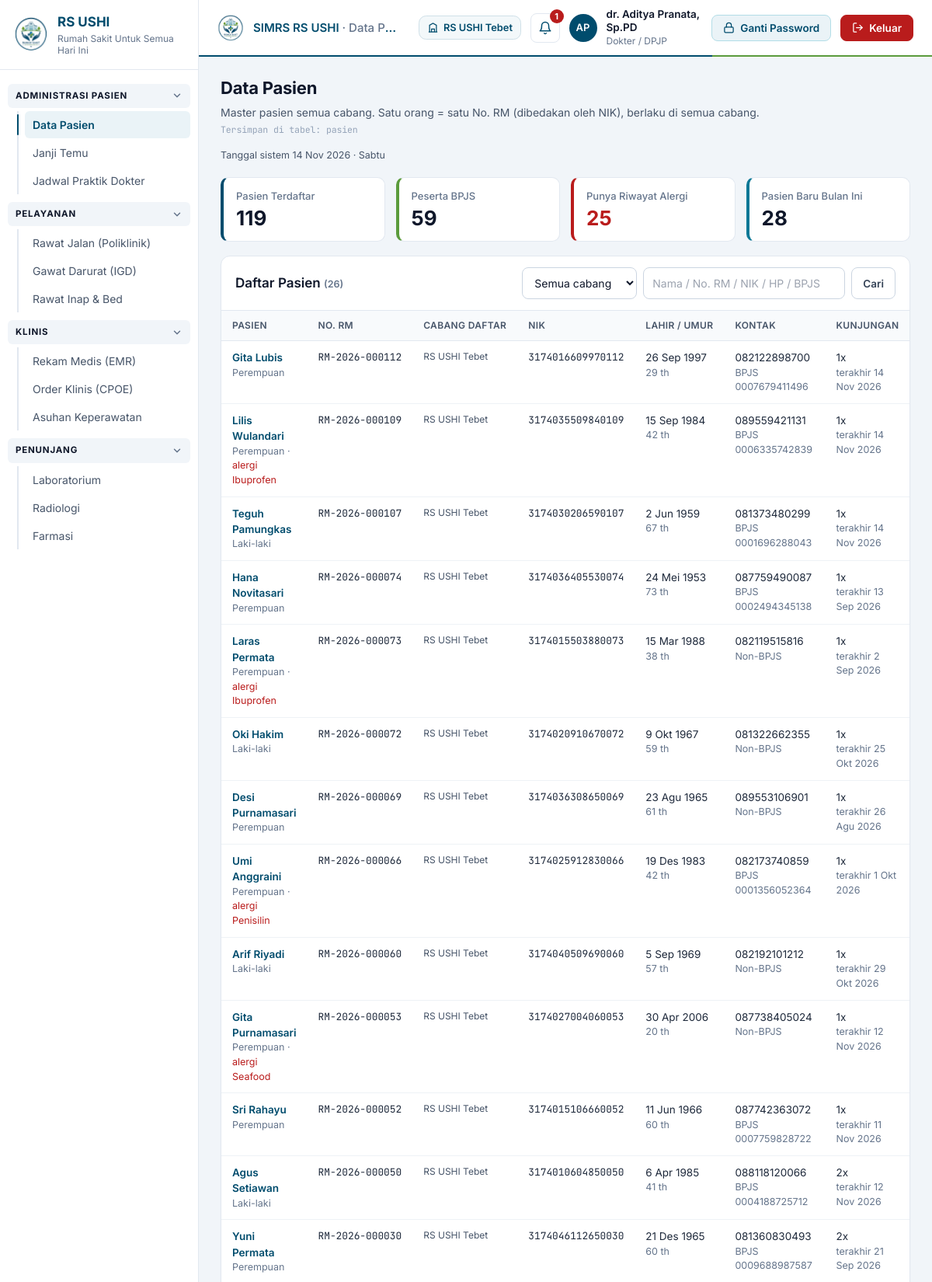
Page /registrasi/pasien.php (signed in, upper part) on the committed database.
### tables this page shows
CREATE TABLE konfigurasi_rs (
    id                  INT UNSIGNED  NOT NULL AUTO_INCREMENT PRIMARY KEY,
    kode                VARCHAR(10)   NOT NULL UNIQUE,             
    jenis               ENUM('Pusat','Cabang') NOT NULL,
    id_pusat            INT UNSIGNED  NULL,                        
    nama_rs             VARCHAR(150)  NOT NULL,                    
    singkatan           VARCHAR(30)   NOT NULL,                    
    nama_cabang         VARCHAR(60)   NOT NULL,                    
    slogan              VARCHAR(150)  NULL,
    alamat              VARCHAR(255)  NOT NULL,
    kota                VARCHAR(60)   NOT NULL,
    telepon             VARCHAR(20)   NOT NULL,                    
    telepon_igd         VARCHAR(20)   NOT NULL,
    email               VARCHAR(100)  NULL,
    kode_faskes         VARCHAR(20)   NOT NULL UNIQUE,             
    lokasi_igd          VARCHAR(100)  NOT NULL,                    
    jam_besuk           VARCHAR(100)  NOT NULL,
    batas_persetujuan_asuransi DECIMAL(12,2) NOT NULL DEFAULT 1000000,   
    aktif               TINYINT(1)    NOT NULL DEFAULT 1,
    CONSTRAINT chk_rs_batas CHECK (batas_persetujuan_asuransi >= 0),
    CONSTRAINT chk_rs_pusat CHECK ((jenis = 'Pusat' AND id_pusat IS NULL) OR (jenis = 'Cabang' AND id_pusat IS NOT NULL)),
    FOREIGN KEY (id_pusat) REFERENCES konfigurasi_rs(id)
);

CREATE TABLE pasien (
    id                    INT UNSIGNED NOT NULL AUTO_INCREMENT PRIMARY KEY,
    nomor_rm              VARCHAR(20)  NOT NULL UNIQUE,            
    nama_lengkap          VARCHAR(150) NOT NULL,
    nik                   CHAR(16)     NOT NULL UNIQUE,
    tanggal_lahir         DATE         NOT NULL,
    jenis_kelamin         ENUM('L','P') NOT NULL,
    golongan_darah        ENUM('A','B','AB','O','?') NOT NULL DEFAULT '?',
    alamat                VARCHAR(255) NOT NULL,
    no_hp                 VARCHAR(15)  NOT NULL,
    no_bpjs               CHAR(13)     NULL UNIQUE,
    alergi                VARCHAR(255) NULL,
    id_rs_daftar          INT UNSIGNED NULL,                       
    dibuat_oleh           INT UNSIGNED NULL,                       
     
    username              VARCHAR(50)  NULL UNIQUE,
    password              VARCHAR(255) NULL,
    akun_aktif            TINYINT(1)   NOT NULL DEFAULT 1,
    gagal_login           TINYINT UNSIGNED NOT NULL DEFAULT 0,
    kunci_sampai          DATETIME     NULL,
    login_terakhir        DATETIME     NULL,
    created_at            TIMESTAMP    NOT NULL DEFAULT CURRENT_TIMESTAMP,
    CONSTRAINT chk_pasien_rm   CHECK (nomor_rm REGEXP '^RM-[0-9]{4}-[0-9]{6}$'),
    CONSTRAINT chk_pasien_nik  CHECK (nik REGEXP '^[0-9]{16}$'),
    CONSTRAINT chk_pasien_hp   CHECK (no_hp REGEXP '^(08|[+]628|628)[0-9]{8,11}$'),
    CONSTRAINT chk_pasien_bpjs CHECK (no_bpjs IS NULL OR no_bpjs REGEXP '^[0-9]{13}$'),
    CONSTRAINT chk_pasien_user CHECK (username IS NULL OR username REGEXP '^[a-z0-9._]{3,50}$'),
    CONSTRAINT chk_pasien_akun CHECK ((username IS NULL AND password IS NULL) OR (username IS NOT NULL AND password IS NOT NULL)),
    FOREIGN KEY (id_rs_daftar) REFERENCES konfigurasi_rs(id) ON DELETE SET NULL,
    FOREIGN KEY (dibuat_oleh)  REFERENCES pegawai(id) ON DELETE SET NULL
);

### registrasi/pasien.php (the view, shortened to what the rows shown need)
<?php
wajib_akses('registrasi');
$pdo = getPDO();
$bisa_ubah = boleh('registrasi', true) && role_is('pendaftaran', 'supervisorreg');
    ?>
    <?php tampil_footer();
$hal = max(1, (int) get('hal', '1'));
$per = 25;
$where = ' WHERE 1=1' . sql_pasien_dokter('id');
$par = [];
$s = $pdo->prepare("SELECT COUNT(*) FROM pasien$where");
$s->execute($par);
$total = (int) $s->fetchColumn();
$s = $pdo->prepare("SELECT p.*, (SELECT COUNT(*) FROM kunjungan k WHERE k.id_pasien = p.id) AS jml_kunjungan, (SELECT MAX(tanggal) FROM kunjungan k WHERE k.id_pasien = p.id) AS terakhir
                    FROM pasien p$where ORDER BY p.id DESC LIMIT $per OFFSET " . (($hal - 1) * $per));
$s->execute($par);
$rows = $s->fetchAll();
tampil_header('Data Pasien', 'Master pasien semua cabang. Satu orang = satu No. RM (dibedakan oleh NIK), berlaku di semua cabang.', $bisa_ubah ? '<a href="pendaftaran.php" class="btn btn-primary">+ Pendaftaran</a>' : '');
?>
<div class="card">
  <div class="tbl-wrap"><table class="tbl"><thead><tr><th>Pasien</th><th>No. RM</th><th>Cabang daftar</th><th>NIK</th><th>Lahir / Umur</th><th>Kontak</th><th>Kunjungan</th><th></th></tr></thead><tbody>
  <?php foreach ($rows as $r): ?>
    <tr><td><a href="?id=<?= $r['id'] ?>" class="pname hover:underline"><?= aman($r['nama_lengkap']) ?></a><div class="muted"><?= jk($r['jenis_kelamin']) ?><?= $r['alergi'] ? ' · <span class="text-red-700">alergi ' . aman($r['alergi']) . '</span>' : '' ?></div></td>
      <td class="mono"><?= aman($r['nomor_rm']) ?></td><td class="col-cabang"><?= aman(nama_cabang($r['id_rs_daftar'] ? (int) $r['id_rs_daftar'] : null)) ?></td><td class="mono"><?= aman($r['nik']) ?></td><td><?= tgl($r['tanggal_lahir']) ?><div class="muted"><?= umur($r['tanggal_lahir']) ?></div></td>
      <td><?= aman($r['no_hp']) ?><div class="muted"><?= $r['no_bpjs'] ? 'BPJS ' . aman($r['no_bpjs']) : 'Non-BPJS' ?></div></td>
      <td><?= (int) $r['jml_kunjungan'] ?>x<div class="muted"><?= $r['terakhir'] ? 'terakhir ' . tgl($r['terakhir']) : '-' ?></div></td>
      <td class="num"><a href="?id=<?= $r['id'] ?>" class="btn btn-secondary btn-sm">Detail</a></td></tr>
  <?php endforeach; ?>
  </tbody></table></div>
</div>
<?php tampil_footer();

### includes/layout.php (shortened to what the rows shown need)
<?php
function hitung_notifikasi(): array
{
    $pdo = getPDO();
    $q = fn(string $sql, array $p = []) => (function () use ($pdo, $sql, $p) {
        $s = $pdo->prepare($sql);
        $s->execute($p);
        return (int) $s->fetchColumn();
    })();
    try {
        switch (role()) {
            case 'dokter':
                return ['Laporan perawat belum dibaca' => [$q("SELECT COUNT(*) FROM rekam_medis c JOIN rawat_inap r ON r.id_kunjungan=c.id_kunjungan WHERE c.jenis_catatan='Lapor DPJP' AND c.dibaca_dpjp=0 AND r.status='Aktif' AND r.id_dokter=?", [uid()]), 'rawat_inap/ranap.php', 'rawat_inap'],
                        'Pasien siap diperiksa' => [$q("SELECT COUNT(*) FROM kunjungan WHERE tanggal=CURDATE() AND status='Dipanggil' AND id_dokter=?", [uid()]), 'rawat_jalan/antrian.php', 'rawat_jalan']];
        }
    } catch (Throwable $e) {
    }
    return [];
}
function menu_aktif(string $item_url): bool
{
    $path = parse_url($item_url, PHP_URL_PATH);
    $script = str_replace('\\', '/', $_SERVER['SCRIPT_NAME'] ?? '');
    if (!str_ends_with($script, '/' . $path)) return false;
    return true;
}
function tampil_header(string $judul, string $sub = '', string $aksi = ''): void
{
    $u = user();
    $nama_rs = konfig('nama_rs', null, 'Rumah Sakit Untuk Semua Hari Ini');
    $singkat = konfig('singkatan', null, 'RS USHI');
    $notif = $u ? hitung_notifikasi() : [];
    $total_notif = array_sum(array_column($notif, 0));
    ?>
<!DOCTYPE html>
<html lang="id">
<head>
<script src="https://cdn.tailwindcss.com"></script>
<link rel="stylesheet" href="<?= url('assets/app.css') ?>">
</head>
<body class="app-body">
<?php if ($u): ?>
<aside id="sidebar" class="sidebar">
    <a href="<?= url(BERANDA_ROLE[role()] ?? 'dashboard.php') ?>" class="side-brand">
        <img src="<?= url('assets/logo.png') ?>" alt="Logo <?= aman($singkat) ?>">
        <div><b><?= aman($singkat) ?></b><small><?= aman($nama_rs) ?></small></div>
    </a>
    <nav class="side-nav">
    <?php foreach (MENU as $grup => $items):
        $tampil = array_filter($items, fn($i) => ($i[0] === '*' && role_is('admin')) || ($i[0] !== '*' && boleh($i[0], !empty($i[3]))));
        if (!$tampil) continue; ?>
        <?php if ($grup === 'Utama'): foreach ($tampil as $i): ?>
            <a href="<?= url($i[2]) ?>" class="side-home<?= menu_aktif($i[2]) ? ' active' : '' ?>"><?= aman($i[1]) ?></a>
        <?php endforeach; else: ?>
        <details class="side-sec" open>
            <summary class="side-group"><span><?= aman($grup) ?></span><svg width="14" height="14" viewBox="0 0 24 24" fill="none" stroke="currentColor" stroke-width="2.5" stroke-linecap="round" stroke-linejoin="round" aria-hidden="true"><path d="m6 9 6 6 6-6"/></svg></summary>
            <div class="side-items">
            <?php foreach ($tampil as $i): ?>
                <a href="<?= url($i[2]) ?>" class="side-link<?= menu_aktif($i[2]) ? ' active' : '' ?>"><?= aman($i[1]) ?></a>
            <?php endforeach; ?>
            </div>
        </details>
        <?php endif; ?>
    <?php endforeach; ?>
    </nav>
</aside>
<div class="shell">
<header class="topbar no-print">
    <div class="flex items-center gap-3 min-w-0">
        <img src="<?= url('assets/logo.png') ?>" class="top-logo" alt="">
        <div class="top-title">SIMRS <?= aman($singkat) ?><span class="hidden md:inline"> · <?= aman($judul) ?></span></div>
    </div>
    <?php if (($u['jenis'] ?? '') === 'pegawai'): ?>
    <?php if (lintas_cabang()): ?>
        <form method="get" class="cabang-pilih" title="Cabang yang ditampilkan">
            <?php foreach ($_GET as $gk => $gv) if ($gk !== '_rs' && is_string($gv)) echo '<input type="hidden" name="' . aman($gk) . '" value="' . aman($gv) . '">'; ?>
            <svg width="15" height="15" viewBox="0 0 24 24" fill="none" stroke="currentColor" stroke-width="2" aria-hidden="true"><path d="M3 21h18M5 21V7l7-4 7 4v14M9 21v-6h6v6"/></svg>
            <select name="_rs" onchange="this.form.submit()" aria-label="Pilih cabang"><?= opsi([0 => 'Semua cabang'] + array_map(fn($c) => $c['singkatan'] . ' ' . $c['nama_cabang'] . ($c['jenis'] === 'Pusat' ? ' (Pusat)' : ''), daftar_cabang()), rs_aktif()) ?></select>
        </form>
    <?php else: ?>
        <span class="cabang-pilih" title="Cabang tempat Anda bertugas"><svg width="15" height="15" viewBox="0 0 24 24" fill="none" stroke="currentColor" stroke-width="2" aria-hidden="true"><path d="M3 21h18M5 21V7l7-4 7 4v14M9 21v-6h6v6"/></svg><?= aman(nama_cabang(rs_user())) ?></span>
    <?php endif; endif; ?>
    <div class="flex items-center gap-2 sm:gap-3">
        <details class="notif">
            <summary title="Notifikasi" aria-label="Notifikasi"><svg width="18" height="18" viewBox="0 0 24 24" fill="none" stroke="currentColor" stroke-width="2" stroke-linecap="round" stroke-linejoin="round" aria-hidden="true"><path d="M6 8a6 6 0 0 1 12 0c0 7 3 9 3 9H3s3-2 3-9"/><path d="M10.3 21a1.94 1.94 0 0 0 3.4 0"/></svg><?php if ($total_notif): ?><span class="bubble"><?= $total_notif ?></span><?php endif; ?></summary>
        </details>
        <div class="avatar"><?= aman(inisial($u['nama'])) ?></div>
        <div class="identity hidden sm:block"><b><?= aman($u['nama']) ?></b><small><?= aman($u['role_nama']) ?></small></div>
        <a href="<?= url('password.php') ?>" class="btn btn-akun hidden lg:inline-flex"><svg width="15" height="15" viewBox="0 0 24 24" fill="none" stroke="currentColor" stroke-width="2" stroke-linecap="round" stroke-linejoin="round" aria-hidden="true"><rect x="3" y="11" width="18" height="11" rx="2"/><path d="M7 11V7a5 5 0 0 1 10 0v4"/></svg>Ganti Password</a>
        <a href="<?= url('logout.php') ?>" class="btn btn-keluar" data-confirm-link="Keluar dari SIMRS?"><svg width="15" height="15" viewBox="0 0 24 24" fill="none" stroke="currentColor" stroke-width="2" stroke-linecap="round" stroke-linejoin="round" aria-hidden="true"><path d="M9 21H5a2 2 0 0 1-2-2V5a2 2 0 0 1 2-2h4"/><path d="M16 17l5-5-5-5"/><path d="M21 12H9"/></svg>Keluar</a>
    </div>
</header>
<main class="content">
<?php endif; ?>
    <div class="page-head no-print">
        <div>
            <h1><?= aman($judul) ?></h1>
        </div>
    </div>
    <?php endforeach; ?></div><?php endif;
}
function tampil_footer(): void
{
    ?>
</main>
</div>
</body>
</html>
<?php
}

### rows in the picture
konfigurasi_rs: singkatan "RS USHI", nama_rs "Rumah Sakit Untuk Semua Hari Ini", aman(nama_cabang(rs_user())) "RS USHI Tebet"
pasien: nama_lengkap "Gita Lubis", jenis_kelamin "Perempuan", nomor_rm "RM-2026-000112", id_rs_daftar.nama_cabang "RS USHI Tebet", nik "3174016609970112", tanggal_lahir "26 Sep 1997", tanggal_lahir "29 th", no_hp "082122898700", no_bpjs "0007679411496", jml_kunjungan "1", terakhir "14 Nov 2026"
pasien: nama_lengkap "Lilis Wulandari", jenis_kelamin "Perempuan", alergi "Ibuprofen", nomor_rm "RM-2026-000109", id_rs_daftar.nama_cabang "RS USHI Tebet", nik "3174035509840109", tanggal_lahir "15 Sep 1984", tanggal_lahir "42 th", no_hp "089559421131", no_bpjs "0006335742839", jml_kunjungan "1", terakhir "14 Nov 2026"
pasien: nama_lengkap "Teguh Pamungkas", jenis_kelamin "Laki-laki", nomor_rm "RM-2026-000107", id_rs_daftar.nama_cabang "RS USHI Tebet", nik "3174030206590107", tanggal_lahir "2 Jun 1959", tanggal_lahir "67 th", no_hp "081373480299", no_bpjs "0001696288043", jml_kunjungan "1", terakhir "14 Nov 2026"
pasien: nama_lengkap "Hana Novitasari", jenis_kelamin "Perempuan", nomor_rm "RM-2026-000074", id_rs_daftar.nama_cabang "RS USHI Tebet", nik "3174036405530074", tanggal_lahir "24 Mei 1953", tanggal_lahir "73 th", no_hp "087759490087", no_bpjs "0002494345138", jml_kunjungan "1", terakhir "13 Sep 2026"
pasien: nama_lengkap "Laras Permata", jenis_kelamin "Perempuan", alergi "Ibuprofen", nomor_rm "RM-2026-000073", id_rs_daftar.nama_cabang "RS USHI Tebet", nik "3174015503880073", tanggal_lahir "15 Mar 1988", tanggal_lahir "38 th", no_hp "082119515816", shows "Non-BPJS", jml_kunjungan "1", terakhir "2 Sep 2026"
pasien: nama_lengkap "Oki Hakim", jenis_kelamin "Laki-laki", nomor_rm "RM-2026-000072", id_rs_daftar.nama_cabang "RS USHI Tebet", nik "3174020910670072", tanggal_lahir "9 Okt 1967", tanggal_lahir "59 th", no_hp "081322662355", shows "Non-BPJS", jml_kunjungan "1", terakhir "25 Okt 2026"
pasien: nama_lengkap "Desi Purnamasari", jenis_kelamin "Perempuan", nomor_rm "RM-2026-000069", id_rs_daftar.nama_cabang "RS USHI Tebet", nik "3174036308650069", tanggal_lahir "23 Agu 1965", tanggal_lahir "61 th", no_hp "089553106901", shows "Non-BPJS", jml_kunjungan "1", terakhir "26 Agu 2026"
pasien: nama_lengkap "Umi Anggraini", jenis_kelamin "Perempuan", alergi "Penisilin", nomor_rm "RM-2026-000066", id_rs_daftar.nama_cabang "RS USHI Tebet", nik "3174025912830066", tanggal_lahir "19 Des 1983", tanggal_lahir "42 th", no_hp "082173740859", no_bpjs "0001356052364", jml_kunjungan "1", terakhir "1 Okt 2026"
pasien: nama_lengkap "Arif Riyadi", jenis_kelamin "Laki-laki", nomor_rm "RM-2026-000060", id_rs_daftar.nama_cabang "RS USHI Tebet", nik "3174040509690060", tanggal_lahir "5 Sep 1969", tanggal_lahir "57 th", no_hp "082192101212", shows "Non-BPJS", jml_kunjungan "1", terakhir "29 Okt 2026"
pasien: nama_lengkap "Gita Purnamasari", jenis_kelamin "Perempuan", alergi "Seafood", nomor_rm "RM-2026-000053", id_rs_daftar.nama_cabang "RS USHI Tebet", nik "3174027004060053", tanggal_lahir "30 Apr 2006", tanggal_lahir "20 th", no_hp "087738405024", shows "Non-BPJS", jml_kunjungan "1", terakhir "12 Nov 2026"
pasien: nama_lengkap "Sri Rahayu", jenis_kelamin "Perempuan", nomor_rm "RM-2026-000052", id_rs_daftar.nama_cabang "RS USHI Tebet", nik "3174015106660052", tanggal_lahir "11 Jun 1966", tanggal_lahir "60 th", no_hp "087742363072", no_bpjs "0007759828722", jml_kunjungan "1", terakhir "11 Nov 2026"
pasien: nama_lengkap "Agus Setiawan", jenis_kelamin "Laki-laki", nomor_rm "RM-2026-000050", id_rs_daftar.nama_cabang "RS USHI Tebet", nik "3174010604850050", tanggal_lahir "6 Apr 1985", tanggal_lahir "41 th", no_hp "088118120066", no_bpjs "0004188725712", jml_kunjungan "2", terakhir "12 Nov 2026"
pasien: nama_lengkap "Yuni Permata", jenis_kelamin "Perempuan", nomor_rm "RM-2026-000030", id_rs_daftar.nama_cabang "RS USHI Tebet", nik "3174046112650030", tanggal_lahir "21 Des 1965", tanggal_lahir "60 th", no_hp "081360830493", no_bpjs "0009688987587", jml_kunjungan "2", terakhir "21 Sep 2026"

### other values in the picture
aman($grup) "ADMINISTRASI PASIEN"
aman($i[1]) "Data Pasien"
aman($i[1]) "Janji Temu"
aman($i[1]) "Jadwal Praktik Dokter"
aman($grup) "PELAYANAN"
aman($i[1]) "Rawat Jalan (Poliklinik)"
aman($i[1]) "Gawat Darurat (IGD)"
aman($i[1]) "Rawat Inap & Bed"
aman($grup) "KLINIS"
aman($i[1]) "Rekam Medis (EMR)"
aman($i[1]) "Order Klinis (CPOE)"
aman($i[1]) "Asuhan Keperawatan"
aman($grup) "PENUNJANG"
aman($i[1]) "Laboratorium"
aman($i[1]) "Radiologi"
